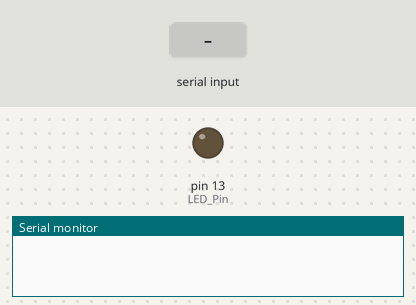
Simulated run of this sketch. Board: Arduino Uno, built for the host (arithmetic inside an expression is 32-bit, double 64-bit). On the bench: output pins drawn as LEDs (lit = HIGH), the last lines printed to the serial monitor. The inputs (shaded band) are chosen by the test bench.

Above: at 1.2 s.
1.3 s: "$STR\n" received over Serial
At 2.2 s:
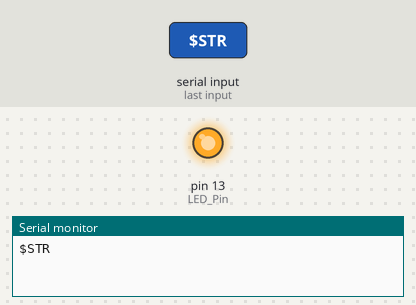
2.8 s: "$STP\n" received over Serial
At 3.3 s:
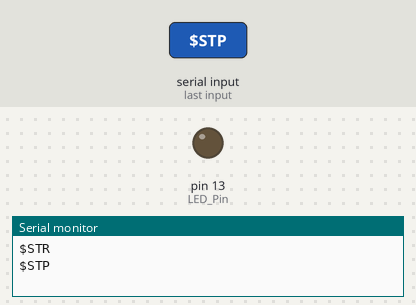
Timing chart, 0 to 5.8 s (numbered marks = the images above; inputs shaded):
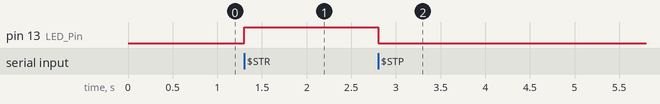

Measured:
- after the input at 1.3 s, pin 13 (LED_Pin): LOW → HIGH at once
- after the input at 2.8 s, pin 13 (LED_Pin): HIGH → LOW at once

The sketch:

ESP8266_Kitchen_Timer_Communication.ino
```cpp
#define LED_Pin   13
String gString_Read;
volatile char gIsrflag = 0;
unsigned int gTimer1 = (62500 * 4) / 1000;

void setup() {
  pinMode(LED_Pin, OUTPUT);
  digitalWrite(LED_Pin, LOW);
  Serial.begin(9600);
  noInterrupts();           // disable all interrupts
  TCCR1A = 0;
  TCCR1B = 0;
  TCNT1  = 0;
  OCR1A = gTimer1;            // compare match register 16MHz/256
  TCCR1B |= (1 << WGM12);   // CTC mode
  TCCR1B |= (1 << CS12);    // 256 prescaler
  TIMSK1 |= (1 << OCIE1A);  // enable timer compare interrupt
  interrupts();
}


void loop() {
  // put your main code here, to run repeatedly:
  if(Serial.available() > 0){
    gString_Read = Serial.readStringUntil('\n');
    Serial.println(gString_Read);
    if(gString_Read == "$STR"){
        digitalWrite(LED_Pin, HIGH);
    }else if(gString_Read == "$STP"){
        digitalWrite(LED_Pin, LOW);
    }
  }
}


ISR(Timer1_COMPA_VECT){
  if(Serial.available() > 0) {
    gIsrflag = 1;
  }
}
```
